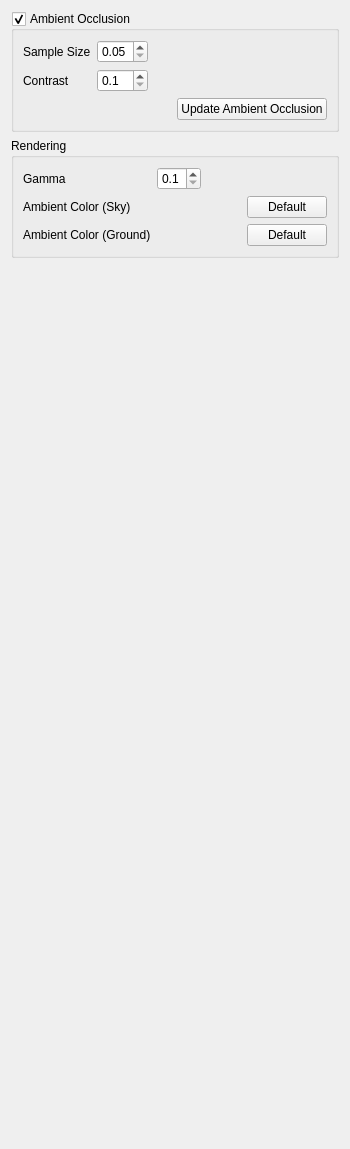
      <widget class="QWidget" name="tab_3">
       <attribute name="title">
        <string>Extras</string>
       </attribute>
       <layout class="QVBoxLayout" name="verticalLayout_10">
        <item>
         <widget class="QGroupBox" name="groupAmbientOcclusion">
          <property name="title">
           <string>Ambient Occlusion</string>
          </property>
          <property name="checkable">
           <bool>true</bool>
          </property>
          <layout class="QVBoxLayout" name="verticalLayout_31">
           <item>
            <layout class="QGridLayout" name="gridLayout_21">
             <item row="0" column="0">
              <widget class="QLabel" name="label_94">
               <property name="text">
                <string>Sample Size</string>
               </property>
              </widget>
             </item>
             <item row="0" column="1">
              <widget class="QDoubleSpinBox" name="spinAOSampleSize">
               <property name="decimals">
                <number>2</number>
               </property>
               <property name="minimum">
                <double>0.050000000000000</double>
               </property>
               <property name="maximum">
                <double>1.000000000000000</double>
               </property>
               <property name="singleStep">
                <double>0.050000000000000</double>
               </property>
              </widget>
             </item>
             <item row="0" column="2">
              <spacer name="horizontalSpacer_49">
               <property name="orientation">
                <enum>Qt::Horizontal</enum>
               </property>
               <property name="sizeHint" stdset="0">
                <size>
                 <width>40</width>
                 <height>20</height>
                </size>
               </property>
              </spacer>
             </item>
             <item row="1" column="0">
              <widget class="QLabel" name="label_95">
               <property name="text">
                <string>Contrast</string>
               </property>
              </widget>
             </item>
             <item row="1" column="1">
              <widget class="QDoubleSpinBox" name="spinAOContrast">
               <property name="decimals">
                <number>1</number>
               </property>
               <property name="minimum">
                <double>0.100000000000000</double>
               </property>
               <property name="maximum">
                <double>5.000000000000000</double>
               </property>
               <property name="singleStep">
                <double>0.100000000000000</double>
               </property>
              </widget>
             </item>
            </layout>
           </item>
           <item>
            <layout class="QHBoxLayout" name="horizontalLayout_64">
             <item>
              <spacer name="horizontalSpacer_50">
               <property name="orientation">
                <enum>Qt::Horizontal</enum>
               </property>
               <property name="sizeHint" stdset="0">
                <size>
                 <width>40</width>
                 <height>20</height>
                </size>
               </property>
              </spacer>
             </item>
             <item>
              <widget class="QPushButton" name="buttonUpdateAO">
               <property name="text">
                <string>Update Ambient Occlusion</string>
               </property>
              </widget>
             </item>
            </layout>
           </item>
          </layout>
         </widget>
        </item>
        <item>
         <widget class="QGroupBox" name="groupBox">
          <property name="title">
           <string>Rendering</string>
          </property>
          <layout class="QGridLayout" name="gridLayout_9">
           <item row="0" column="1">
            <layout class="QHBoxLayout" name="horizontalLayout_2">
             <item>
              <widget class="QDoubleSpinBox" name="spinGamma">
               <property name="decimals">
                <number>1</number>
               </property>
               <property name="minimum">
                <double>0.100000000000000</double>
               </property>
               <property name="maximum">
                <double>5.000000000000000</double>
               </property>
               <property name="singleStep">
                <double>0.100000000000000</double>
               </property>
              </widget>
             </item>
             <item>
              <spacer name="horizontalSpacer_51">
               <property name="orientation">
                <enum>Qt::Horizontal</enum>
               </property>
               <property name="sizeHint" stdset="0">
                <size>
                 <width>40</width>
                 <height>20</height>
                </size>
               </property>
              </spacer>
             </item>
            </layout>
           </item>
           <item row="2" column="2">
            <widget class="QPushButton" name="buttonAmbientHighDefault">
             <property name="text">
              <string>Default</string>
             </property>
            </widget>
           </item>
           <item row="0" column="0">
            <widget class="QLabel" name="label_32">
             <property name="text">
              <string>Gamma</string>
             </property>
            </widget>
           </item>
           <item row="2" column="0">
            <widget class="QLabel" name="label_34">
             <property name="text">
              <string>Ambient Color (Sky)</string>
             </property>
            </widget>
           </item>
           <item row="2" column="1">
            <widget class="QPushButton" name="buttonAmbientColorHigh">
             <property name="toolTip">
              <string>&lt;html&gt;&lt;head/&gt;&lt;body&gt;&lt;p&gt;The Variation Color is a color that the fronds may use instead of the diffuse color of their texture. Each frond has a random value how much it uses the texture color or the Variation Color. Thus each frond will look slightly different.&lt;/p&gt;&lt;p&gt;The Variation Color can be used to create brighter or darker variations of a leaf by selecting white or black.&lt;/p&gt;&lt;p&gt;By selecting roughly the color that the diffuse texture uses (e.g. green) slight variations of that color can be generated.&lt;/p&gt;&lt;p&gt;By selecting an entirely different color (e.g. red, when the diffuse texture is green) one can generate trees that look as if they are about to change their color (ie. for autumn).&lt;/p&gt;&lt;p&gt;&lt;br/&gt;The Variation Color is NOT meant to entirely change the trees color. Modify the texture instead for such changes.&lt;/p&gt;&lt;/body&gt;&lt;/html&gt;</string>
             </property>
             <property name="text">
              <string/>
             </property>
             <property name="flat">
              <bool>true</bool>
             </property>
            </widget>
           </item>
           <item row="3" column="0">
            <widget class="QLabel" name="label_33">
             <property name="text">
              <string>Ambient Color (Ground)</string>
             </property>
            </widget>
           </item>
           <item row="3" column="1">
            <widget class="QPushButton" name="buttonAmbientColorLow">
             <property name="toolTip">
              <string>&lt;html&gt;&lt;head/&gt;&lt;body&gt;&lt;p&gt;The Variation Color is a color that the fronds may use instead of the diffuse color of their texture. Each frond has a random value how much it uses the texture color or the Variation Color. Thus each frond will look slightly different.&lt;/p&gt;&lt;p&gt;The Variation Color can be used to create brighter or darker variations of a leaf by selecting white or black.&lt;/p&gt;&lt;p&gt;By selecting roughly the color that the diffuse texture uses (e.g. green) slight variations of that color can be generated.&lt;/p&gt;&lt;p&gt;By selecting an entirely different color (e.g. red, when the diffuse texture is green) one can generate trees that look as if they are about to change their color (ie. for autumn).&lt;/p&gt;&lt;p&gt;&lt;br/&gt;The Variation Color is NOT meant to entirely change the trees color. Modify the texture instead for such changes.&lt;/p&gt;&lt;/body&gt;&lt;/html&gt;</string>
             </property>
             <property name="text">
              <string/>
             </property>
             <property name="flat">
              <bool>true</bool>
             </property>
            </widget>
           </item>
           <item row="3" column="2">
            <widget class="QPushButton" name="buttonAmbientLowDefault">
             <property name="text">
              <string>Default</string>
             </property>
            </widget>
           </item>
          </layout>
         </widget>
        </item>
        <item>
         <spacer name="verticalSpacer_3">
          <property name="orientation">
           <enum>Qt::Vertical</enum>
          </property>
          <property name="sizeHint" stdset="0">
           <size>
            <width>20</width>
            <height>880</height>
           </size>
          </property>
         </spacer>
        </item>
       </layout>
      </widget>
